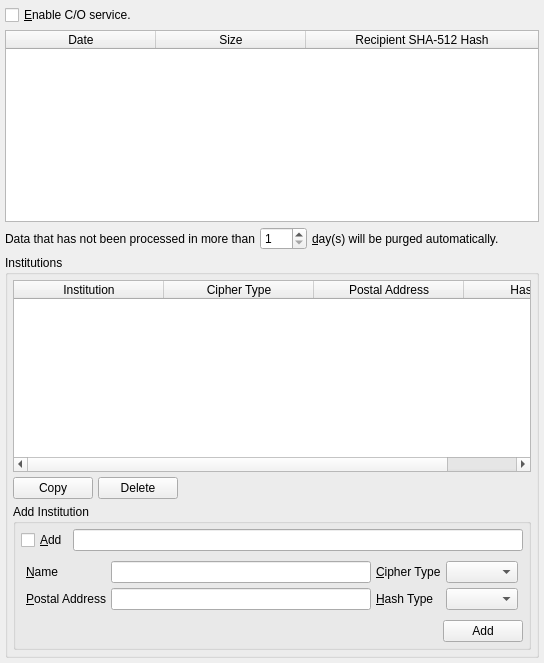
              <widget class="QWidget" name="tab_6">
               <attribute name="title">
                <string>&amp;C/O</string>
               </attribute>
               <layout class="QVBoxLayout" name="verticalLayout_30">
                <property name="spacing">
                 <number>5</number>
                </property>
                <property name="margin">
                 <number>5</number>
                </property>
                <item>
                 <layout class="QHBoxLayout" name="horizontalLayout_19">
                  <property name="spacing">
                   <number>5</number>
                  </property>
                  <item>
                   <widget class="QCheckBox" name="postofficeCheckBox">
                    <property name="text">
                     <string>&amp;Enable C/O service.</string>
                    </property>
                   </widget>
                  </item>
                  <item>
                   <spacer name="horizontalSpacer_18">
                    <property name="orientation">
                     <enum>Qt::Horizontal</enum>
                    </property>
                    <property name="sizeHint" stdset="0">
                     <size>
                      <width>40</width>
                      <height>20</height>
                     </size>
                    </property>
                   </spacer>
                  </item>
                 </layout>
                </item>
                <item>
                 <widget class="QTableWidget" name="postoffice">
                  <property name="alternatingRowColors">
                   <bool>true</bool>
                  </property>
                  <property name="selectionMode">
                   <enum>QAbstractItemView::SingleSelection</enum>
                  </property>
                  <property name="selectionBehavior">
                   <enum>QAbstractItemView::SelectRows</enum>
                  </property>
                  <property name="horizontalScrollMode">
                   <enum>QAbstractItemView::ScrollPerPixel</enum>
                  </property>
                  <property name="sortingEnabled">
                   <bool>true</bool>
                  </property>
                  <attribute name="horizontalHeaderDefaultSectionSize">
                   <number>150</number>
                  </attribute>
                  <attribute name="horizontalHeaderStretchLastSection">
                   <bool>true</bool>
                  </attribute>
                  <column>
                   <property name="text">
                    <string>Date</string>
                   </property>
                  </column>
                  <column>
                   <property name="text">
                    <string>Size</string>
                   </property>
                  </column>
                  <column>
                   <property name="text">
                    <string>Recipient SHA-512 Hash</string>
                   </property>
                  </column>
                 </widget>
                </item>
                <item>
                 <layout class="QHBoxLayout" name="horizontalLayout_37">
                  <property name="spacing">
                   <number>5</number>
                  </property>
                  <item>
                   <widget class="QLabel" name="label_27">
                    <property name="text">
                     <string>Data that has not been processed in more than</string>
                    </property>
                   </widget>
                  </item>
                  <item>
                   <widget class="QSpinBox" name="days">
                    <property name="minimum">
                     <number>1</number>
                    </property>
                    <property name="maximum">
                     <number>366</number>
                    </property>
                   </widget>
                  </item>
                  <item>
                   <widget class="QLabel" name="label_28">
                    <property name="text">
                     <string>&amp;day(s) will be purged automatically.</string>
                    </property>
                    <property name="buddy">
                     <cstring>days</cstring>
                    </property>
                   </widget>
                  </item>
                  <item>
                   <spacer name="horizontalSpacer_31">
                    <property name="orientation">
                     <enum>Qt::Horizontal</enum>
                    </property>
                    <property name="sizeHint" stdset="0">
                     <size>
                      <width>40</width>
                      <height>20</height>
                     </size>
                    </property>
                   </spacer>
                  </item>
                 </layout>
                </item>
                <item>
                 <widget class="QGroupBox" name="groupBox_6">
                  <property name="title">
                   <string>Institutions</string>
                  </property>
                  <layout class="QVBoxLayout" name="verticalLayout_50">
                   <property name="spacing">
                    <number>5</number>
                   </property>
                   <property name="margin">
                    <number>5</number>
                   </property>
                   <item>
                    <layout class="QVBoxLayout" name="verticalLayout_51">
                     <property name="spacing">
                      <number>5</number>
                     </property>
                     <item>
                      <widget class="QTableWidget" name="institutions">
                       <property name="alternatingRowColors">
                        <bool>true</bool>
                       </property>
                       <property name="selectionMode">
                        <enum>QAbstractItemView::SingleSelection</enum>
                       </property>
                       <property name="selectionBehavior">
                        <enum>QAbstractItemView::SelectRows</enum>
                       </property>
                       <property name="horizontalScrollMode">
                        <enum>QAbstractItemView::ScrollPerPixel</enum>
                       </property>
                       <property name="sortingEnabled">
                        <bool>true</bool>
                       </property>
                       <attribute name="horizontalHeaderDefaultSectionSize">
                        <number>150</number>
                       </attribute>
                       <attribute name="horizontalHeaderStretchLastSection">
                        <bool>true</bool>
                       </attribute>
                       <column>
                        <property name="text">
                         <string>Institution</string>
                        </property>
                       </column>
                       <column>
                        <property name="text">
                         <string>Cipher Type</string>
                        </property>
                       </column>
                       <column>
                        <property name="text">
                         <string>Postal Address</string>
                        </property>
                       </column>
                       <column>
                        <property name="text">
                         <string>Hash Type</string>
                        </property>
                       </column>
                      </widget>
                     </item>
                     <item>
                      <layout class="QHBoxLayout" name="horizontalLayout_76">
                       <property name="spacing">
                        <number>5</number>
                       </property>
                       <item>
                        <widget class="QPushButton" name="copyInstitution">
                         <property name="text">
                          <string>Copy</string>
                         </property>
                        </widget>
                       </item>
                       <item>
                        <widget class="QPushButton" name="deleteInstitution">
                         <property name="text">
                          <string>Delete</string>
                         </property>
                        </widget>
                       </item>
                       <item>
                        <spacer name="horizontalSpacer_62">
                         <property name="orientation">
                          <enum>Qt::Horizontal</enum>
                         </property>
                         <property name="sizeHint" stdset="0">
                          <size>
                           <width>40</width>
                           <height>20</height>
                          </size>
                         </property>
                        </spacer>
                       </item>
                      </layout>
                     </item>
                    </layout>
                   </item>
                   <item>
                    <widget class="QGroupBox" name="groupBox_5">
                     <property name="title">
                      <string>Add Institution</string>
                     </property>
                     <layout class="QVBoxLayout" name="verticalLayout_52">
                      <property name="spacing">
                       <number>5</number>
                      </property>
                      <property name="margin">
                       <number>5</number>
                      </property>
                      <item>
                       <layout class="QHBoxLayout" name="horizontalLayout_77">
                        <property name="spacing">
                         <number>5</number>
                        </property>
                        <item>
                         <widget class="QCheckBox" name="addInstitutionCheckBox">
                          <property name="sizePolicy">
                           <sizepolicy hsizetype="Minimum" vsizetype="Preferred">
                            <horstretch>0</horstretch>
                            <verstretch>0</verstretch>
                           </sizepolicy>
                          </property>
                          <property name="text">
                           <string>&amp;Add</string>
                          </property>
                         </widget>
                        </item>
                        <item>
                         <widget class="QLineEdit" name="addInstitutionLineEdit"/>
                        </item>
                       </layout>
                      </item>
                      <item>
                       <widget class="QFrame" name="institutionFrame">
                        <property name="frameShape">
                         <enum>QFrame::NoFrame</enum>
                        </property>
                        <layout class="QVBoxLayout" name="verticalLayout_53">
                         <property name="spacing">
                          <number>5</number>
                         </property>
                         <property name="margin">
                          <number>5</number>
                         </property>
                         <item>
                          <layout class="QGridLayout" name="gridLayout_8">
                           <property name="spacing">
                            <number>5</number>
                           </property>
                           <item row="1" column="3">
                            <widget class="QComboBox" name="institutionPostalAddressType">
                             <property name="sizeAdjustPolicy">
                              <enum>QComboBox::AdjustToContents</enum>
                             </property>
                            </widget>
                           </item>
                           <item row="0" column="0">
                            <widget class="QLabel" name="label_75">
                             <property name="text">
                              <string>&amp;Name</string>
                             </property>
                             <property name="buddy">
                              <cstring>institutionName</cstring>
                             </property>
                            </widget>
                           </item>
                           <item row="0" column="1">
                            <widget class="QLineEdit" name="institutionName"/>
                           </item>
                           <item row="1" column="0">
                            <widget class="QLabel" name="label_77">
                             <property name="text">
                              <string>&amp;Postal Address</string>
                             </property>
                             <property name="buddy">
                              <cstring>institutionPostalAddress</cstring>
                             </property>
                            </widget>
                           </item>
                           <item row="1" column="1">
                            <widget class="QLineEdit" name="institutionPostalAddress"/>
                           </item>
                           <item row="0" column="3">
                            <widget class="QComboBox" name="institutionNameType">
                             <property name="sizeAdjustPolicy">
                              <enum>QComboBox::AdjustToContents</enum>
                             </property>
                            </widget>
                           </item>
                           <item row="0" column="2">
                            <widget class="QLabel" name="label_79">
                             <property name="text">
                              <string>&amp;Cipher Type</string>
                             </property>
                             <property name="buddy">
                              <cstring>institutionNameType</cstring>
                             </property>
                            </widget>
                           </item>
                           <item row="1" column="2">
                            <widget class="QLabel" name="label_80">
                             <property name="text">
                              <string>&amp;Hash Type</string>
                             </property>
                             <property name="buddy">
                              <cstring>institutionPostalAddressType</cstring>
                             </property>
                            </widget>
                           </item>
                          </layout>
                         </item>
                        </layout>
                       </widget>
                      </item>
                      <item>
                       <layout class="QHBoxLayout" name="horizontalLayout_79">
                        <property name="spacing">
                         <number>5</number>
                        </property>
                        <item>
                         <spacer name="horizontalSpacer_58">
                          <property name="orientation">
                           <enum>Qt::Horizontal</enum>
                          </property>
                          <property name="sizeHint" stdset="0">
                           <size>
                            <width>40</width>
                            <height>20</height>
                           </size>
                          </property>
                         </spacer>
                        </item>
                        <item>
                         <widget class="QPushButton" name="addInstitution">
                          <property name="text">
                           <string>Add</string>
                          </property>
                         </widget>
                        </item>
                       </layout>
                      </item>
                     </layout>
                    </widget>
                   </item>
                  </layout>
                 </widget>
                </item>
               </layout>
              </widget>
